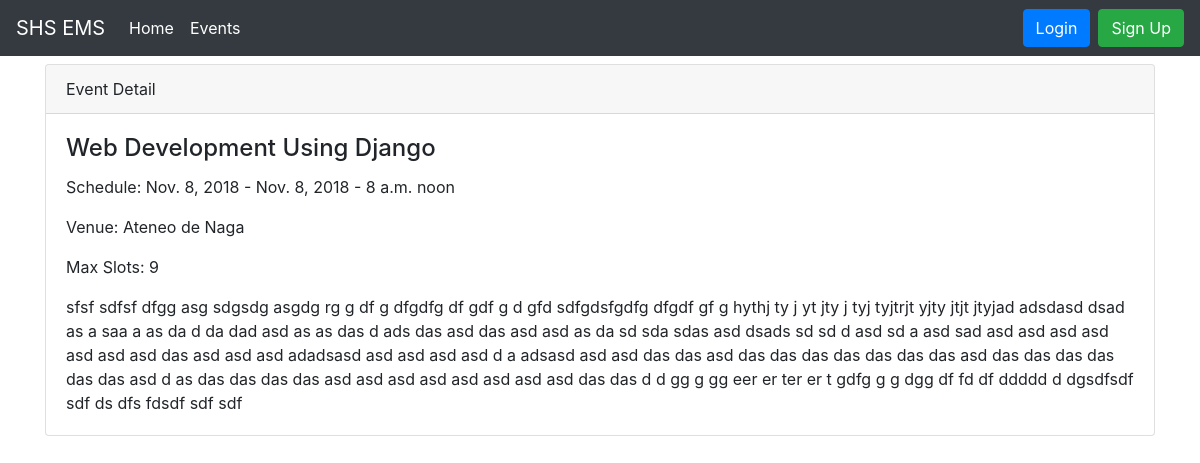
The app's page /events/1/ with its own data.
### events/models.py (models this page shows, shortened)
class Event(models.Model):
    name = models.CharField("Name of Event", max_length = 100, default = "")
    description = models.TextField("Description", max_length = 2000, blank = True)
    max_slots = models.IntegerField("Max Slots", blank = True, null = True)
    date_from = models.DateField("Start Date")
    date_to = models.DateField("End Date")
    time_from = models.TimeField("Start Time")
    time_to = models.TimeField("End Time")
    venue = models.CharField("Venue", max_length = 100)
    date_created = models.DateTimeField("Date Created", auto_now_add = True)
    creator = models.ForeignKey(to = "users.Participant", on_delete = models.CASCADE)

### events/views.py (the view)
# urls.py: path("events/<int:pk>/", EventDetailView.as_view(), name = "event_detail")
class EventDetailView(DetailView):
    model = Event
    template_name = "event_detail.html"
    context_object_name = "event"

### templates/event_detail.html (shortened to what this page needs)
{% extends 'base.html' %}
{% block content %}
<div class="card mt-2">
    <div class="card-header">
          Event Detail
        </div>
        <div class="card-body">
          <h4 class="card-title"> {{ event.name }} </h4>
          <p class="card-text">Schedule: {{ event.date_from }} - {{ event.date_to }} - {{event.time_from}} {{event.time_to}} </p>
          <p class="card-text">Venue: {{ event.venue }}</p>
          <p class="card-text">Max Slots: {{ event.max_slots }}</p>
          <p class="card-text">{{ event.description }}</p>
    </div>
</div>
{% endblock %}

### records on screen
Event: name "Web Development Using Django", date_from "Nov. 8, 2018", date_to "Nov. 8, 2018", time_from "8 a.m.", time_to "noon", venue "Ateneo de Naga", max_slots "9", description "sfsf sdfsf dfgg asg sdgsdg asgdg rg g df g dfgdfg df gdf g d gfd sdfgdsfgdfg dfgdf gf g hythj ty j yt jty j tyj tyjtrjt yjty jtjt jtyjad adsdasd dsad as a saa a as da d da dad asd as as das d ads das asd das asd asd as da sd sda sdas asd dsads sd sd d asd sd a asd sad asd asd asd asd asd asd asd das asd asd asd adadsasd asd asd asd asd d a adsasd asd asd das das asd das das das das das das das asd das das das das das das asd d as das das das das asd asd asd asd asd asd asd asd das das d d gg g gg eer er ter er t gdfg g g dgg df fd df ddddd d dgsdfsdf sdf ds dfs fdsdf sdf sdf"
